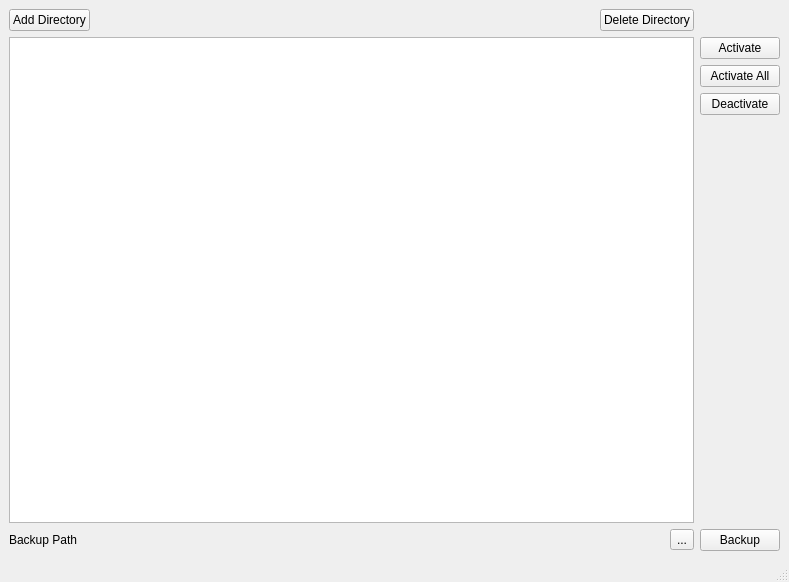
<?xml version="1.0" encoding="UTF-8"?>
<ui version="4.0">
 <class>MainWindow</class>
 <widget class="QMainWindow" name="MainWindow">
  <property name="geometry">
   <rect>
    <x>0</x>
    <y>0</y>
    <width>789</width>
    <height>582</height>
   </rect>
  </property>
  <property name="windowTitle">
   <string>MainWindow</string>
  </property>
  <widget class="QWidget" name="centralwidget">
   <layout class="QGridLayout" name="gridLayout">
    <item row="4" column="2">
     <layout class="QHBoxLayout" name="horizontalLayout_2">
      <item>
       <widget class="QLabel" name="labelBackupPath">
        <property name="text">
         <string>Backup Path</string>
        </property>
       </widget>
      </item>
      <item>
       <spacer name="horizontalSpacer_2">
        <property name="orientation">
         <enum>Qt::Horizontal</enum>
        </property>
        <property name="sizeHint" stdset="0">
         <size>
          <width>40</width>
          <height>20</height>
         </size>
        </property>
       </spacer>
      </item>
      <item>
       <widget class="QToolButton" name="tbtnChangeBackup">
        <property name="text">
         <string>...</string>
        </property>
       </widget>
      </item>
     </layout>
    </item>
    <item row="1" column="2">
     <layout class="QHBoxLayout" name="horizontalLayout">
      <item>
       <widget class="QPushButton" name="btnAddDir">
        <property name="text">
         <string>Add Directory</string>
        </property>
       </widget>
      </item>
      <item>
       <spacer name="horizontalSpacer">
        <property name="orientation">
         <enum>Qt::Horizontal</enum>
        </property>
        <property name="sizeHint" stdset="0">
         <size>
          <width>40</width>
          <height>20</height>
         </size>
        </property>
       </spacer>
      </item>
      <item>
       <widget class="QPushButton" name="btnDeleteDir">
        <property name="text">
         <string>Delete Directory</string>
        </property>
       </widget>
      </item>
     </layout>
    </item>
    <item row="3" column="3">
     <layout class="QVBoxLayout" name="verticalLayout">
      <item>
       <widget class="QPushButton" name="btnActivate">
        <property name="text">
         <string>Activate</string>
        </property>
       </widget>
      </item>
      <item>
       <widget class="QPushButton" name="btnActivateAll">
        <property name="text">
         <string>Activate All</string>
        </property>
       </widget>
      </item>
      <item>
       <widget class="QPushButton" name="btnDeactivate">
        <property name="text">
         <string>Deactivate</string>
        </property>
       </widget>
      </item>
      <item>
       <spacer name="verticalSpacer">
        <property name="orientation">
         <enum>Qt::Vertical</enum>
        </property>
        <property name="sizeHint" stdset="0">
         <size>
          <width>20</width>
          <height>40</height>
         </size>
        </property>
       </spacer>
      </item>
     </layout>
    </item>
    <item row="4" column="3">
     <widget class="QPushButton" name="btnBackup">
      <property name="text">
       <string>Backup</string>
      </property>
     </widget>
    </item>
    <item row="3" column="2">
     <widget class="QListWidget" name="listDir"/>
    </item>
   </layout>
  </widget>
  <widget class="QMenuBar" name="menubar">
   <property name="geometry">
    <rect>
     <x>0</x>
     <y>0</y>
     <width>789</width>
     <height>21</height>
    </rect>
   </property>
  </widget>
  <widget class="QStatusBar" name="statusbar"/>
 </widget>
 <resources/>
 <connections/>
</ui>
